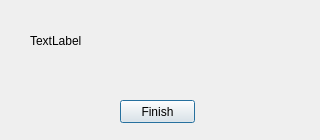
<?xml version="1.0" encoding="UTF-8"?>
<ui version="4.0">
 <class>FinalWindow</class>
 <widget class="QDialog" name="FinalWindow">
  <property name="geometry">
   <rect>
    <x>0</x>
    <y>0</y>
    <width>320</width>
    <height>140</height>
   </rect>
  </property>
  <property name="windowTitle">
   <string>Result</string>
  </property>
  <widget class="QPushButton" name="FinishButton">
   <property name="geometry">
    <rect>
     <x>120</x>
     <y>100</y>
     <width>75</width>
     <height>23</height>
    </rect>
   </property>
   <property name="text">
    <string>Finish</string>
   </property>
  </widget>
  <widget class="QLabel" name="label">
   <property name="geometry">
    <rect>
     <x>30</x>
     <y>10</y>
     <width>261</width>
     <height>61</height>
    </rect>
   </property>
   <property name="text">
    <string>TextLabel</string>
   </property>
  </widget>
 </widget>
 <resources/>
 <connections/>
</ui>
